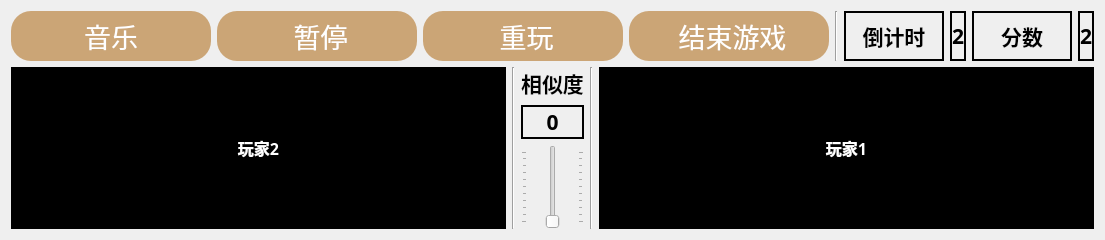
      <widget class="QWidget" name="page_5">
       <layout class="QGridLayout" name="gridLayout_3">
        <item row="0" column="0">
         <layout class="QHBoxLayout" name="horizontalLayout_11">
          <item>
           <layout class="QHBoxLayout" name="horizontalLayout_12">
            <item>
             <widget class="QPushButton" name="pushButton_14">
              <property name="sizePolicy">
               <sizepolicy hsizetype="Fixed" vsizetype="Fixed">
                <horstretch>0</horstretch>
                <verstretch>0</verstretch>
               </sizepolicy>
              </property>
              <property name="minimumSize">
               <size>
                <width>200</width>
                <height>50</height>
               </size>
              </property>
              <property name="font">
               <font>
                <family>微软雅黑</family>
                <pointsize>20</pointsize>
               </font>
              </property>
              <property name="styleSheet">
               <string notr="true">QPushButton{
background-color:rgb(203, 165, 118);
color:white;
border-radius:20px
}
QPushButton:pressed{
background-color: red;
color:black;
border-radius:18px
}
</string>
              </property>
              <property name="text">
               <string>音乐</string>
              </property>
              <property name="icon">
               <iconset resource="resource.qrc">
                <normaloff>:/newPrefix/static/music.png</normaloff>:/newPrefix/static/music.png</iconset>
              </property>
              <property name="iconSize">
               <size>
                <width>80</width>
                <height>60</height>
               </size>
              </property>
             </widget>
            </item>
            <item>
             <widget class="QPushButton" name="pushButton_18">
              <property name="sizePolicy">
               <sizepolicy hsizetype="Fixed" vsizetype="Fixed">
                <horstretch>0</horstretch>
                <verstretch>0</verstretch>
               </sizepolicy>
              </property>
              <property name="minimumSize">
               <size>
                <width>200</width>
                <height>50</height>
               </size>
              </property>
              <property name="font">
               <font>
                <family>微软雅黑</family>
                <pointsize>20</pointsize>
               </font>
              </property>
              <property name="styleSheet">
               <string notr="true">QPushButton{
background-color:rgb(203, 165, 118);
color:white;
border-radius:20px
}
QPushButton:pressed{
background-color: red;
color:black;
border-radius:18px
}
</string>
              </property>
              <property name="text">
               <string> 暂停</string>
              </property>
              <property name="icon">
               <iconset resource="resource.qrc">
                <normaloff>:/newPrefix/static/stop.png</normaloff>:/newPrefix/static/stop.png</iconset>
              </property>
              <property name="iconSize">
               <size>
                <width>40</width>
                <height>60</height>
               </size>
              </property>
             </widget>
            </item>
            <item>
             <widget class="QPushButton" name="pushButton_15">
              <property name="sizePolicy">
               <sizepolicy hsizetype="Fixed" vsizetype="Fixed">
                <horstretch>0</horstretch>
                <verstretch>0</verstretch>
               </sizepolicy>
              </property>
              <property name="minimumSize">
               <size>
                <width>200</width>
                <height>50</height>
               </size>
              </property>
              <property name="font">
               <font>
                <family>微软雅黑</family>
                <pointsize>20</pointsize>
               </font>
              </property>
              <property name="styleSheet">
               <string notr="true">QPushButton{
background-color:rgb(203, 165, 118);
color:white;
border-radius:20px
}
QPushButton:pressed{
background-color: red;
color:black;
border-radius:18px
}
</string>
              </property>
              <property name="text">
               <string> 重玩</string>
              </property>
              <property name="icon">
               <iconset resource="resource.qrc">
                <normaloff>:/newPrefix/static/convert.png</normaloff>:/newPrefix/static/convert.png</iconset>
              </property>
              <property name="iconSize">
               <size>
                <width>40</width>
                <height>50</height>
               </size>
              </property>
             </widget>
            </item>
            <item>
             <widget class="QPushButton" name="pushButton_16">
              <property name="sizePolicy">
               <sizepolicy hsizetype="Fixed" vsizetype="Fixed">
                <horstretch>0</horstretch>
                <verstretch>0</verstretch>
               </sizepolicy>
              </property>
              <property name="minimumSize">
               <size>
                <width>200</width>
                <height>50</height>
               </size>
              </property>
              <property name="font">
               <font>
                <family>微软雅黑</family>
                <pointsize>20</pointsize>
               </font>
              </property>
              <property name="styleSheet">
               <string notr="true">QPushButton{
background-color:rgb(203, 165, 118);
color:white;
border-radius:20px
}
QPushButton:pressed{
background-color: red;
color:black;
border-radius:18px
}
</string>
              </property>
              <property name="text">
               <string> 结束游戏</string>
              </property>
              <property name="icon">
               <iconset resource="resource.qrc">
                <normaloff>:/newPrefix/static/finish.png</normaloff>:/newPrefix/static/finish.png</iconset>
              </property>
              <property name="iconSize">
               <size>
                <width>30</width>
                <height>30</height>
               </size>
              </property>
             </widget>
            </item>
           </layout>
          </item>
          <item>
           <widget class="Line" name="line_6">
            <property name="orientation">
             <enum>Qt::Vertical</enum>
            </property>
           </widget>
          </item>
          <item>
           <layout class="QHBoxLayout" name="horizontalLayout_13">
            <item>
             <widget class="QLabel" name="label_15">
              <property name="sizePolicy">
               <sizepolicy hsizetype="Fixed" vsizetype="Preferred">
                <horstretch>0</horstretch>
                <verstretch>0</verstretch>
               </sizepolicy>
              </property>
              <property name="minimumSize">
               <size>
                <width>100</width>
                <height>0</height>
               </size>
              </property>
              <property name="font">
               <font>
                <family>微软雅黑</family>
                <pointsize>16</pointsize>
                <weight>75</weight>
                <bold>true</bold>
               </font>
              </property>
              <property name="styleSheet">
               <string notr="true">border:2px solid black</string>
              </property>
              <property name="text">
               <string>倒计时</string>
              </property>
              <property name="alignment">
               <set>Qt::AlignCenter</set>
              </property>
             </widget>
            </item>
            <item>
             <widget class="QLabel" name="label_16">
              <property name="font">
               <font>
                <family>微软雅黑</family>
                <pointsize>16</pointsize>
                <weight>75</weight>
                <bold>true</bold>
               </font>
              </property>
              <property name="styleSheet">
               <string notr="true">border:2px solid black</string>
              </property>
              <property name="text">
               <string>2</string>
              </property>
              <property name="alignment">
               <set>Qt::AlignCenter</set>
              </property>
             </widget>
            </item>
            <item>
             <widget class="QLabel" name="label_17">
              <property name="sizePolicy">
               <sizepolicy hsizetype="Fixed" vsizetype="Preferred">
                <horstretch>0</horstretch>
                <verstretch>0</verstretch>
               </sizepolicy>
              </property>
              <property name="minimumSize">
               <size>
                <width>100</width>
                <height>0</height>
               </size>
              </property>
              <property name="font">
               <font>
                <family>微软雅黑</family>
                <pointsize>16</pointsize>
                <weight>75</weight>
                <bold>true</bold>
               </font>
              </property>
              <property name="styleSheet">
               <string notr="true">border:2px solid black</string>
              </property>
              <property name="text">
               <string>分数</string>
              </property>
              <property name="alignment">
               <set>Qt::AlignCenter</set>
              </property>
             </widget>
            </item>
            <item>
             <widget class="QLabel" name="label_18">
              <property name="font">
               <font>
                <family>微软雅黑</family>
                <pointsize>16</pointsize>
                <weight>75</weight>
                <bold>true</bold>
               </font>
              </property>
              <property name="styleSheet">
               <string notr="true">border:2px solid black</string>
              </property>
              <property name="text">
               <string>2</string>
              </property>
              <property name="alignment">
               <set>Qt::AlignCenter</set>
              </property>
             </widget>
            </item>
           </layout>
          </item>
         </layout>
        </item>
        <item row="1" column="0">
         <layout class="QHBoxLayout" name="horizontalLayout_10">
          <item>
           <widget class="QLabel" name="label_11">
            <property name="sizePolicy">
             <sizepolicy hsizetype="Expanding" vsizetype="Expanding">
              <horstretch>0</horstretch>
              <verstretch>0</verstretch>
             </sizepolicy>
            </property>
            <property name="font">
             <font>
              <family>微软雅黑</family>
              <pointsize>12</pointsize>
              <weight>75</weight>
              <bold>true</bold>
             </font>
            </property>
            <property name="styleSheet">
             <string notr="true">background-color: rgb(0, 0, 0);
color:white</string>
            </property>
            <property name="text">
             <string>玩家2</string>
            </property>
            <property name="alignment">
             <set>Qt::AlignCenter</set>
            </property>
           </widget>
          </item>
          <item>
           <widget class="Line" name="line_4">
            <property name="orientation">
             <enum>Qt::Vertical</enum>
            </property>
           </widget>
          </item>
          <item>
           <layout class="QVBoxLayout" name="verticalLayout_8">
            <item>
             <widget class="QLabel" name="label_12">
              <property name="font">
               <font>
                <family>微软雅黑</family>
                <pointsize>16</pointsize>
                <weight>75</weight>
                <bold>true</bold>
               </font>
              </property>
              <property name="styleSheet">
               <string notr="true"/>
              </property>
              <property name="text">
               <string>相似度</string>
              </property>
              <property name="alignment">
               <set>Qt::AlignCenter</set>
              </property>
             </widget>
            </item>
            <item>
             <widget class="QLabel" name="label_13">
              <property name="font">
               <font>
                <family>微软雅黑</family>
                <pointsize>16</pointsize>
                <weight>75</weight>
                <bold>true</bold>
               </font>
              </property>
              <property name="styleSheet">
               <string notr="true">border:2px solid black</string>
              </property>
              <property name="text">
               <string>0</string>
              </property>
              <property name="alignment">
               <set>Qt::AlignCenter</set>
              </property>
             </widget>
            </item>
            <item>
             <widget class="QSlider" name="verticalSlider_2">
              <property name="sizePolicy">
               <sizepolicy hsizetype="Fixed" vsizetype="Expanding">
                <horstretch>0</horstretch>
                <verstretch>0</verstretch>
               </sizepolicy>
              </property>
              <property name="minimumSize">
               <size>
                <width>63</width>
                <height>0</height>
               </size>
              </property>
              <property name="focusPolicy">
               <enum>Qt::NoFocus</enum>
              </property>
              <property name="orientation">
               <enum>Qt::Vertical</enum>
              </property>
              <property name="invertedAppearance">
               <bool>false</bool>
              </property>
              <property name="invertedControls">
               <bool>false</bool>
              </property>
              <property name="tickPosition">
               <enum>QSlider::TicksBothSides</enum>
              </property>
             </widget>
            </item>
           </layout>
          </item>
          <item>
           <widget class="Line" name="line_5">
            <property name="orientation">
             <enum>Qt::Vertical</enum>
            </property>
           </widget>
          </item>
          <item>
           <widget class="QLabel" name="label_14">
            <property name="sizePolicy">
             <sizepolicy hsizetype="Expanding" vsizetype="Expanding">
              <horstretch>0</horstretch>
              <verstretch>0</verstretch>
             </sizepolicy>
            </property>
            <property name="font">
             <font>
              <family>微软雅黑</family>
              <pointsize>12</pointsize>
              <weight>75</weight>
              <bold>true</bold>
             </font>
            </property>
            <property name="styleSheet">
             <string notr="true">background-color: rgb(0, 0, 0);
color:white</string>
            </property>
            <property name="text">
             <string>玩家1</string>
            </property>
            <property name="alignment">
             <set>Qt::AlignCenter</set>
            </property>
           </widget>
          </item>
         </layout>
        </item>
       </layout>
      </widget>
